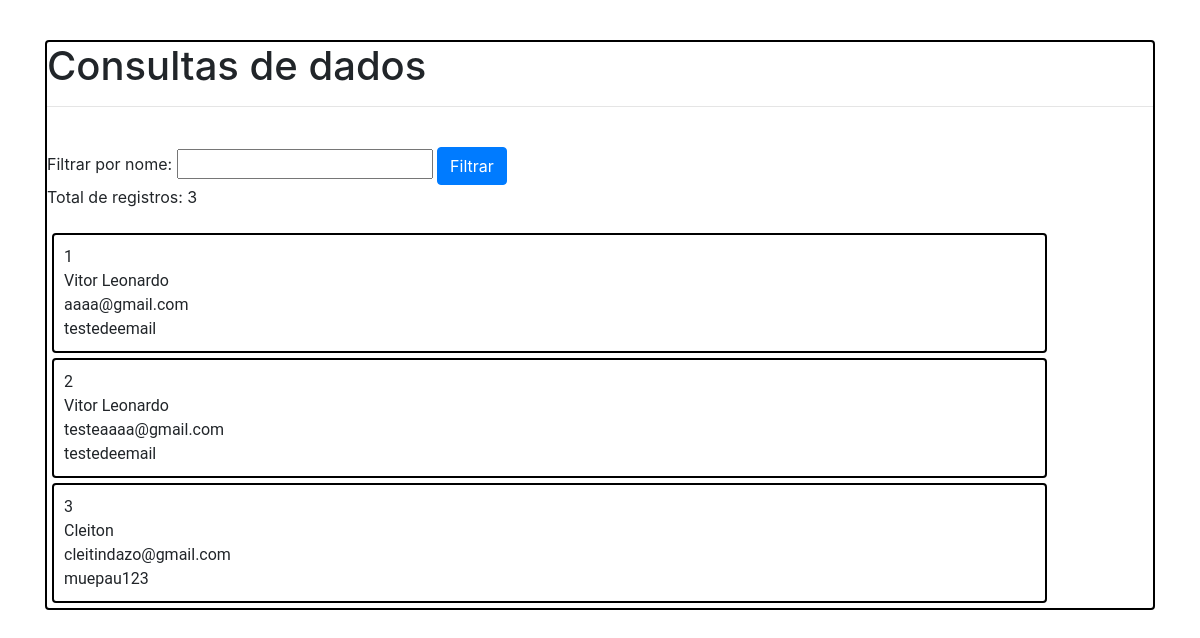
/model/consultas.php, run on an earlier commit of the app's database.
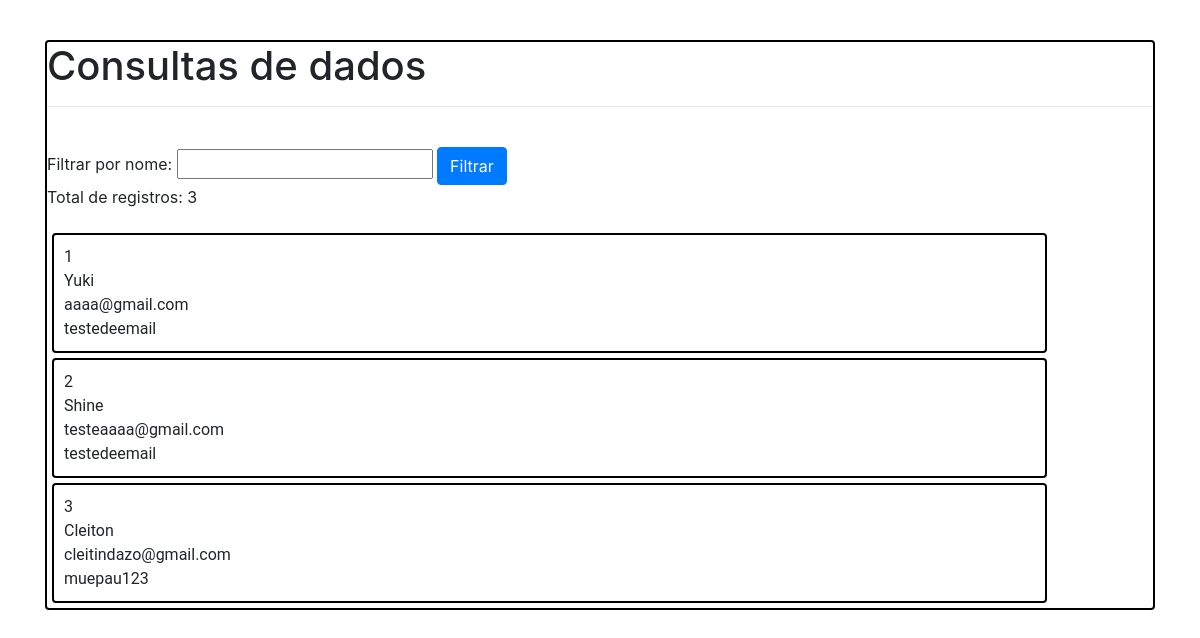
And on a later commit of the database.
### tables this page shows
CREATE TABLE `users` (
  `id` int(11) NOT NULL,
  `nome` varchar(60) NOT NULL,
  `email` varchar(60) NOT NULL,
  `senha` varchar(20) NOT NULL
);

### model/consultas.php (the view, shortened to what this page needs)
<?php
    include_once("connection.php");
    $filtro = isset($_GET['filtro'])?$_GET['filtro']:"";
    $sql = "SELECT * FROM users WHERE nome like'%$filtro%'";
    $consultar = mysqli_query($conn, $sql);
    $registros = mysqli_num_rows($consultar);
?>
<!DOCTYPE html>
<html lang="pt-br">
<head>
    <link rel="stylesheet" href="https://cdn.jsdelivr.net/npm/bootstrap@4.5.3/dist/css/bootstrap.min.css">
</head>
<body>
    <div class="container">
        <section class="consultas">
            <h1 style="color:;">Consultas de dados</h1>
            <hr>
            <br>
            <form action="" method="get" name="form_consulta">
                Filtrar por nome:
                <input type="text" name="filtro" class="campo" require autofocus>
                <input type="submit" value="Filtrar" class="btn btn-primary">
            </form>
            <?php
                print "Total de registros: $registros";
                print "<br><br>";
                while($exR = mysqli_fetch_array($consultar)){
                    $id = $exR[0];
                    $nome = $exR[1];
                    $email = $exR[2];
                    $senha = $exR[3];
                    print "<article>";
                    print "$id<br>";
                    print "$nome<br>";
                    print "$email<br>";
                    print "$senha<br>";
                    print "</article>";
                }
            ?>
        </section>
    </div>
</body>
</html>

### model/consultas.php (style rules this page uses)
body { background: url("../view/bootstrap/img/bg.png") no-repeat center center fixed; -webkit-background-size:cover; -moz-background-size:cover; -o-background-size:cover; background-size: cover; }
article { width:90%; margin-left:5px; border:2px solid black; border-radius:4px; box-sizing:border-box; padding:10px; background:white; margin-bottom:5px; font-family: 'Roboto'; }
.consultas { margin-top:40px; background:white; border:2px solid black; border-radius:4px; }

What changed in the data, as far as the page shows it:
changed users "aaaa@gmail.com": nome "Vitor Leonardo" → "Yuki"
changed users "testeaaaa@gmail.com": nome "Vitor Leonardo" → "Shine"
